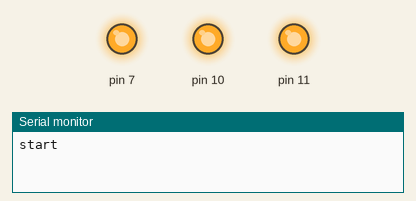
The sketch below on a simulated Arduino Pro Mini, built with avr-gcc and run on an emulated ATmega328P. Shown: output pins drawn as LEDs (lit = HIGH), the last lines printed to the serial monitor. The local clock reads 2024-03-15 10:24:30 at power-on unless the sketch sets it; storage starts empty.

Above: at 0.1 s.
At 1.1 s:
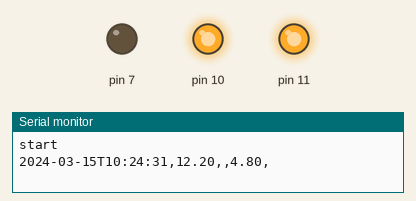
Timing chart, 0 to 2.6 s (numbered marks = the images above):
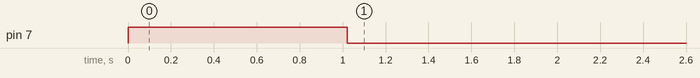

Measured:
- by itself, pin 7: HIGH → LOW at 1.0 s

The sketch:

SdWriteTest.ino
```cpp
#define DEBUG   1
const char DELIMITER = ',';
unsigned long previousMillis = 0;
const long interval = 1000;

#include "DHMonitor.h"
DHMonitor monitor;
/**
 * Writing on SD card
 *
 * SD card uses SPI bus:
 * MOSI       - pin 11
 * MISO       - pin 12
 * CLK or SCK - pin 13
 * CS         - pin 10
 *
 * SPI for Serial Peripheral Interface
 *
 * created  24 Nov 2010
 * modified 9 Apr 2012
 * by Tom Igoe
 * cf: https://www.arduino.cc/en/Tutorial/Datalogger
 */
#include <SPI.h>


// Arduino Pro mini pin 10
// cf: https://www.arduino.cc/en/Reference/SPI
const int chipSelect = 10;

volatile bool sDisReady = false; // only try to write if sd is ready (detected)

/**
 * build a string with time
 */
String buildTime()
{
  String dateString = monitor.getTime();

  return dateString;
}

String buildString()
{

  String dataString = buildTime();

  dataString += DELIMITER;

  float t1 = 12.2;


  dataString += String(t1);
  dataString += DELIMITER;

  dataString += DELIMITER;
  // vcc  logging
  //float vcc = monitor.readVcc();
  dataString += String(4.8);
  dataString += DELIMITER;

  return dataString;
}


void setup() {
  monitor.ledOn();
  // Serial port initialisation (to communicate with computer)
  //Serial.begin(115200);
  #if DEBUG
    Serial.begin(115200);
    Serial.println("start");
  #endif
  sDisReady = monitor.initSdCard(chipSelect);
}

void loop() {
    unsigned long currentMillis = millis();
    if ( currentMillis - previousMillis >= interval ) {
      previousMillis = currentMillis;

      String tolog = buildString();
      #if DEBUG
        Serial.println(tolog);   // send "file line" to computer serial
        Serial.flush();delay(5); // needed to flush serial when woke up
      #endif

      if (sDisReady) {
        monitor.writeLine(tolog);
      } else {
        #if DEBUG
          Serial.println("could not write log");   // send "file line" to computer serial
          Serial.flush();delay(5); // needed to flush serial when woke up
        #endif
      }
    }

}
```
